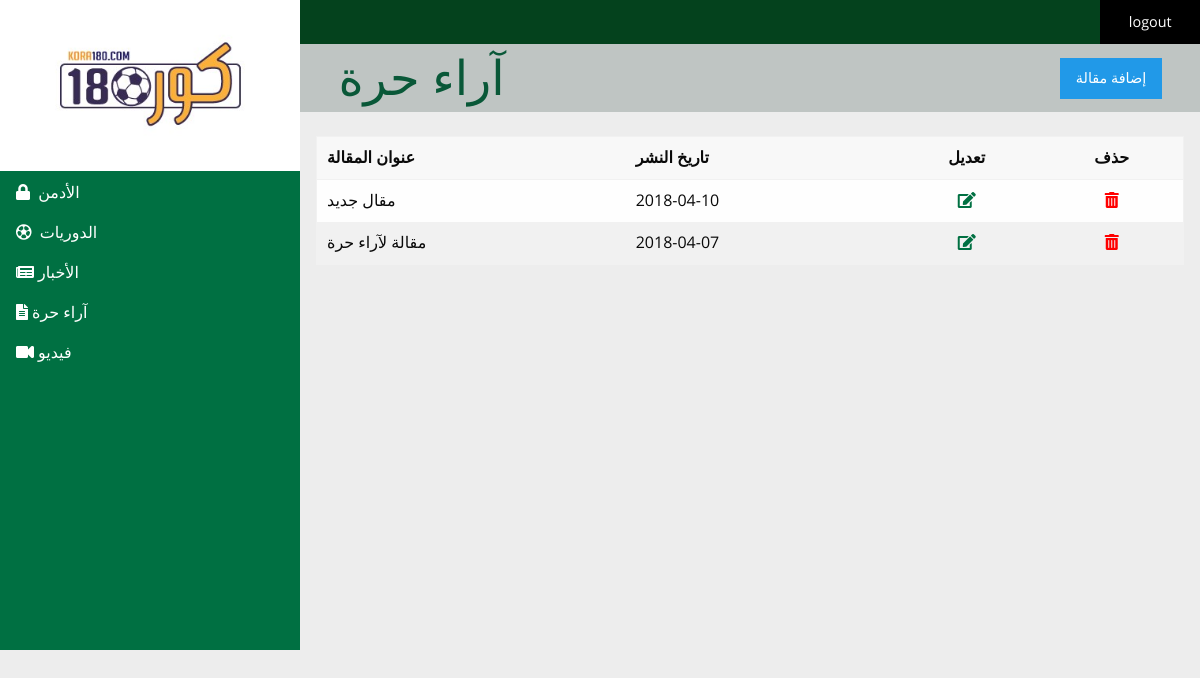
The page /adminpanel/bloggers.php (signed in) on the database its author committed.
### tables this page shows
CREATE TABLE IF NOT EXISTS `blogger` (
  `blogger_id` int(10) UNSIGNED NOT NULL AUTO_INCREMENT,
  `title` varchar(75) NOT NULL,
  `publish_date` date NOT NULL,
  `img` varchar(70) NOT NULL,
  `content` text NOT NULL,
  PRIMARY KEY (`blogger_id`),
  UNIQUE KEY `title` (`title`)
);

### includes/query_function.php (called while the page is built, shortened)
<?php
function find_all_bloggers(){
    global $db;
    $sql = "SELECT * FROM blogger ORDER BY publish_date DESC, blogger_id DESC ";
    $result = mysqli_query($db,$sql);
    return $result;
}

### adminpanel/bloggers.php (the view, shortened to what this page needs)
<?php
$blogger_set = find_all_bloggers();
include ('../includes/admin_header.php');
?>
    <h1 class="pageTitle">
      <span>آراء حرة</span>
      <a data-open="addAdmin" class="button">إضافة مقالة</a>
    </h1>
    <div class="padding-1em">
      <table width="100%">
        <thead>
          <th>عنوان المقالة</th>
          <th>تاريخ النشر</th>
          <th class="text-center">تعديل</th>
          <th class="text-center">حذف</th>
        </thead>
        <tbody>
        <?php while($bloggers = mysqli_fetch_assoc($blogger_set)) { ?>
          <tr>
              <td><?php echo htmlspecialchars($bloggers['title']); ?></td>
              <td><?php echo htmlspecialchars($bloggers['publish_date']); ?></td>
            <td class="text-center editRow"><a href="edit_blog.php?id=<?php echo htmlspecialchars(urlencode($bloggers['blogger_id'])); ?> "><i class="fas fa-edit"></i></a></td>
            <td class="text-center removeRow"><a href="delete_blog.php?id=<?php echo htmlspecialchars(urlencode($bloggers['blogger_id'])); ?> "><i class="fas fa-trash-alt"></i></a></td>
          </tr>
        <?php }
        mysqli_free_result($blogger_set);?>
        </tbody>
      </table>
    </div>
  </div>
</div>
</body>
</html>

### adminpanel/css/style.css (style rules this page uses)
.padding-1em { padding: 1em; }
body { background: #EDEDED; font-family: "open_sansregular", tahoma, sans-serif; }
h1, h2, h3, h4, h5 { font-family: "open_sansregular", tahoma, sans-serif; }
.pageTitle { text-transform: capitalize; background: #BFC5C3; color: #095838; padding: 0 0.8em; display: -webkit-box; display: -webkit-flex; display: -ms-flexbox; display: flex; -webkit-box-pack: justify; -webkit-justify-content: space-between; -ms-flex-pack: justify; justify-content: space-between; -webkit-box-align: center; -webkit-align-items: center; -ms-flex-align: center; align-items: center; }
.pageTitle .button { margin: 0; }
.editRow a { color: #007042; }
.removeRow a { color: red; }
.editRow a, .removeRow a { display: block; -webkit-transition: -webkit-transform 0.3s ease; transition: transform 0.3s ease; }

### rows shown on the page
blogger: title "مقال جديد", publish_date "2018-04-10"
blogger: title "مقالة لآراء حرة", publish_date "2018-04-07"
